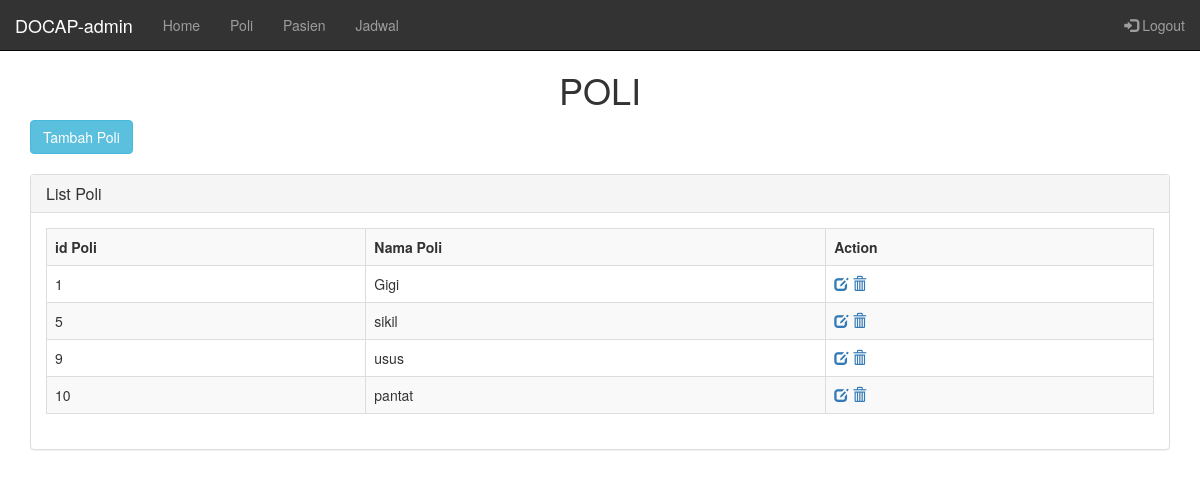
The page /index.php?controller=poli&action=poli (signed in) on the database its author committed.
### tables this page shows
CREATE TABLE `poli` (
  `id_poli` int(11) NOT NULL,
  `nama_poli` varchar(255) NOT NULL
);

### controllers/c_poli.php (called while the page is built, shortened)
<?php
class PoliController{
  public function poli(){
    $posts = poli::showAllPoli();
    require_once("views/pages/poli.php");
  }
}
 ?>

### routes.php (called while the page is built, shortened)
<?php
function call($controller, $action){
  switch ($controller) {
    case 'poli':
    $controller=new PoliController();
    require_once('models/m_poli.php');
    break;
  }
  $controller ->{ $action }();
}
call($controller,$action);
?>

### index.php (called while the page is built, shortened)
<?php
require_once('views/layout.php');
 ?>

### models/m_poli.php (called while the page is built, shortened)
<?php
class poli{
public static function showAllPoli(){
$list=[];
$db = DB::getInstance();
$req = $db->query("SELECT *FROM poli ");
foreach ($req->fetchAll() as $post) {
  $list[] = array(
    'id_poli' => $post['id_poli'],
    'nama_poli' => $post['nama_poli'],
  );
}
return $list;
}
}
 ?>

### views/pages/poli.php (the view, shortened to what this page needs)
<?php require_once('views/layoutAdmin.php'); ?>
<!DOCTYPE html>
<html>
<head>
</head>
<body class=padding-about>
  <h1 align="center">POLI</h1>
  <div class="container">
    <a href="?controller=poli&action=poliAddPoli"><button type="button" class="btn btn-info">Tambah Poli</button></a>
    <br><br>
    <div class="row">
      <div class="col-lg-12">
        <div class="panel panel-default">
          <div class="panel-heading">
            <h3 class="panel-title"><i class="fa fa-money fa-fw"></i>List Poli</h3>
          </div>
          <div class="panel-body">
            <div class="table-responsive">
    <table class="table table-bordered table-hover table-striped">
      <th>id Poli</th>
      <th>Nama Poli</th>
      <th>Action</th>
      <?php foreach ($posts as $post) { ?>
        <tr>
          <td><?php echo $post['id_poli'];  ?></td>
          <td><?php echo $post['nama_poli']; ?></td>
          <td>
            <a href="?controller=poli&action=editPoli&id=<?php echo $post['id_poli'] ?>"><span class="glyphicon glyphicon-edit"></span></a>
            <a href="?controller=poli&action=deletePoli&id=<?php echo $post['id_poli'] ?>"><span class="glyphicon glyphicon-trash"></span></a>
          </td>
        </tr><?php } ?>
      </table>
    </div>
    </div>
</div>
</div>
</div>
</div>
  </body>
  </html>

### resources/mycss/my.css (style rules this page uses)
.padding-about { padding:50px 0px; }

### rows shown on the page
poli: id_poli "1", nama_poli "Gigi"
poli: id_poli "5", nama_poli "sikil"
poli: id_poli "9", nama_poli "usus"
poli: id_poli "10", nama_poli "pantat"

### other values the page prints
$_SESSION['username'] "admin"
